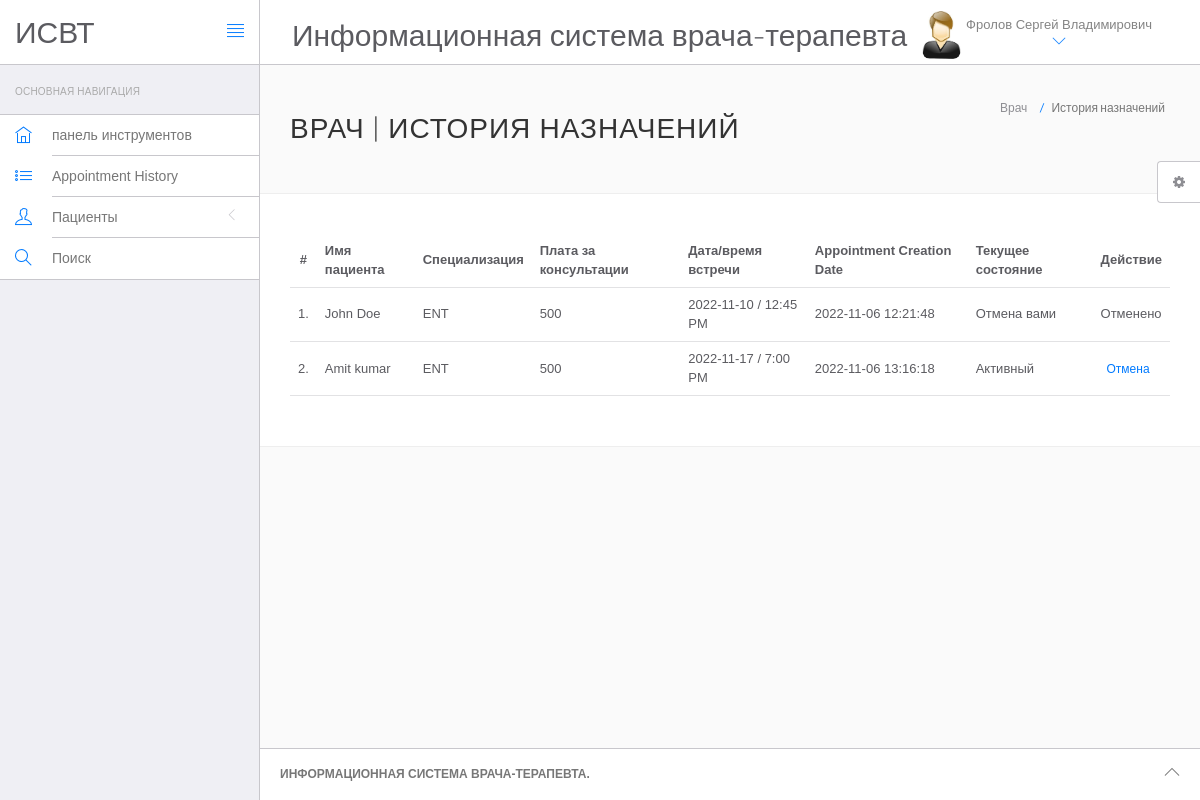
Page /hms/doctor/appointment-history.php (signed in) on the committed database.
### tables this page shows
CREATE TABLE `doctors` (
  `id` int(11) NOT NULL,
  `specilization` varchar(255) DEFAULT NULL,
  `doctorName` varchar(255) DEFAULT NULL,
  `address` longtext DEFAULT NULL,
  `docFees` varchar(255) DEFAULT NULL,
  `contactno` bigint(11) DEFAULT NULL,
  `docEmail` varchar(255) DEFAULT NULL,
  `password` varchar(255) DEFAULT NULL,
  `creationDate` timestamp NULL DEFAULT current_timestamp(),
  `updationDate` timestamp NULL DEFAULT NULL ON UPDATE current_timestamp()
);

CREATE TABLE `appointment` (
  `id` int(11) NOT NULL,
  `doctorSpecialization` varchar(255) DEFAULT NULL,
  `doctorId` int(11) DEFAULT NULL,
  `userId` int(11) DEFAULT NULL,
  `consultancyFees` int(11) DEFAULT NULL,
  `appointmentDate` varchar(255) DEFAULT NULL,
  `appointmentTime` varchar(255) DEFAULT NULL,
  `postingDate` timestamp NULL DEFAULT current_timestamp(),
  `userStatus` int(11) DEFAULT NULL,
  `doctorStatus` int(11) DEFAULT NULL,
  `updationDate` timestamp NULL DEFAULT NULL ON UPDATE current_timestamp()
);

CREATE TABLE `users` (
  `id` int(11) NOT NULL,
  `fullName` varchar(255) DEFAULT NULL,
  `address` longtext DEFAULT NULL,
  `city` varchar(255) DEFAULT NULL,
  `gender` varchar(255) DEFAULT NULL,
  `email` varchar(255) DEFAULT NULL,
  `password` varchar(255) DEFAULT NULL,
  `regDate` timestamp NULL DEFAULT current_timestamp(),
  `updationDate` timestamp NULL DEFAULT NULL ON UPDATE current_timestamp()
);

### hms/doctor/appointment-history.php (the view, shortened to what this page needs)
<?php
include('include/config.php');
if(strlen($_SESSION['id']==0)) {
 header('location:logout.php');
  } else{
?>
<!DOCTYPE html>
<html lang="en">
	<head>
		<link rel="stylesheet" href="vendor/bootstrap/css/bootstrap.min.css">
		<link rel="stylesheet" href="vendor/fontawesome/css/font-awesome.min.css">
		<link rel="stylesheet" href="vendor/themify-icons/themify-icons.min.css">
		<link href="vendor/animate.css/animate.min.css" rel="stylesheet" media="screen">
		<link href="vendor/perfect-scrollbar/perfect-scrollbar.min.css" rel="stylesheet" media="screen">
		<link href="vendor/switchery/switchery.min.css" rel="stylesheet" media="screen">
		<link href="vendor/bootstrap-touchspin/jquery.bootstrap-touchspin.min.css" rel="stylesheet" media="screen">
		<link href="vendor/select2/select2.min.css" rel="stylesheet" media="screen">
		<link href="vendor/bootstrap-datepicker/bootstrap-datepicker3.standalone.min.css" rel="stylesheet" media="screen">
		<link href="vendor/bootstrap-timepicker/bootstrap-timepicker.min.css" rel="stylesheet" media="screen">
		<link rel="stylesheet" href="assets/css/styles.css">
		<link rel="stylesheet" href="assets/css/plugins.css">
		<link rel="stylesheet" href="assets/css/themes/theme-1.css" id="skin_color" />
	</head>
	<body>
		<div id="app">
<?php include('include/sidebar.php');?>
			<div class="app-content">
					<?php include('include/header.php');?>
				<div class="main-content" >
					<div class="wrap-content container" id="container">
						<section id="page-title">
							<div class="row">
								<div class="col-sm-8">
									<h1 class="mainTitle">Врач  | История назначений</h1>
																	</div>
								<ol class="breadcrumb">
									<li>
										<span>Врач </span>
									</li>
									<li class="active">
										<span>История назначений</span>
									</li>
								</ol>
							</div>
						</section>
						<div class="container-fluid container-fullw bg-white">
									<div class="row">
								<div class="col-md-12">
									<table class="table table-hover" id="sample-table-1">
										<thead>
											<tr>
												<th class="center">#</th>
												<th class="hidden-xs">Имя пациента</th>
												<th>Специализация</th>
												<th>Плата за консультации</th>
												<th>Дата/время встречи </th>
												<th>Appointment Creation Date  </th>
												<th>Текущее состояние</th>
												<th>Действие</th>
											</tr>
										</thead>
										<tbody>
<?php
$sql=mysqli_query($con,"select users.fullName as fname,appointment.*  from appointment join users on users.id=appointment.userId where appointment.doctorId='".$_SESSION['id']."'");
$cnt=1;
while($row=mysqli_fetch_array($sql))
{
?>
											<tr>
												<td class="center"><?php echo $cnt;?>.</td>
												<td class="hidden-xs"><?php echo $row['fname'];?></td>
												<td><?php echo $row['doctorSpecialization'];?></td>
												<td><?php echo $row['consultancyFees'];?></td>
												<td><?php echo $row['appointmentDate'];?> / <?php echo
												 $row['appointmentTime'];?>
												</td>
												<td><?php echo $row['postingDate'];?></td>
												<td>
<?php if(($row['userStatus']==1) && ($row['doctorStatus']==1))
{
	echo "Активный";
}
if(($row['userStatus']==1) && ($row['doctorStatus']==0))
{
	echo "Отмена вами";
}
												?></td>
												<td >
												<div class="visible-md visible-lg hidden-sm hidden-xs">
							<?php if(($row['userStatus']==1) && ($row['doctorStatus']==1))
{ ?>
	<a href="appointment-history.php?id=<?php echo $row['id']?>&cancel=update" onClick="return confirm('Вы уверены, что хотите отменить эту встречу ?')"class="btn btn-transparent btn-xs tooltips" title="Отменить встречу" tooltip-placement="top" tooltip="Remove">Отмена</a>
	<?php } else {
		echo "Отменено";
		} ?>
												</div>
												</td>
											</tr>
											<?php
$cnt=$cnt+1;
											 }?>
										</tbody>
									</table>
								</div>
							</div>
								</div>
					</div>
				</div>
			</div>
	<?php include('include/footer.php');?>
	<?php include('include/setting.php');?>
		</div>
	</body>
</html>
<?php } ?>

### hms/doctor/include/header.php (shortened to what this page needs)
<header class="navbar navbar-default navbar-static-top">
					<div class="navbar-header">
						<a class="navbar-brand" href="#">
							<h2 style="padding-top:20% ">ИСВТ</h2>
						</a>
						<a href="#" class="sidebar-toggler pull-right visible-md visible-lg" data-toggle-class="app-sidebar-closed" data-toggle-target="#app">
							<i class="ti-align-justify"></i>
						</a>
					</div>
					<div class="navbar-collapse collapse">
						<ul class="nav navbar-right">
								<li  style="padding-top:2% ">
								<h2>Информационная система врача-терапевта</h2>
							</li>
							<li class="dropdown current-user">
								<a href class="dropdown-toggle" data-toggle="dropdown">
									<img src="assets/images/images.jpg" > <span class="username">
									<?php $query=mysqli_query($con,"select doctorName from doctors where id='".$_SESSION['id']."'");
while($row=mysqli_fetch_array($query))
{
	echo $row['doctorName'];
}
									?> <i class="ti-angle-down"></i></i></span>
								</a>
							</li>
						</ul>
					</div>
				</header>

### hms/doctor/assets/css/themes/theme-1.css (style rules this page uses)
body { background: #FAFAFA; }
header .navbar-header { background: #ffffff !important; border-right-color: #c8c7cc !important; border-bottom-color: #c8c7cc !important; }
header .navbar-header .sidebar-toggler, header .navbar-header .sidebar-mobile-toggler { color: #007aff !important; }
header .navbar-header .navbar-brand { color: #777 !important; }
header .navbar-collapse { background: #ffffff !important; border-bottom-color: #c8c7cc !important; box-shadow: none !important; }
header .navbar-collapse .navbar-right > li > a { color: #777; }
header .navbar-collapse .navbar-right > li > a i { color: #007aff !important; }

### rows in the picture
doctors: doctorName "Фролов Сергей Владимирович"
appointment: userId.fullName "John Doe", doctorSpecialization "ENT", consultancyFees "500", appointmentDate "2022-11-10", appointmentTime "12:45 PM", postingDate "2022-11-06 12:21:48", userStatus "Отмена вами"
appointment: userId.fullName "Amit kumar", doctorSpecialization "ENT", consultancyFees "500", appointmentDate "2022-11-17", appointmentTime "7:00 PM", postingDate "2022-11-06 13:16:18", userStatus "Активный"
